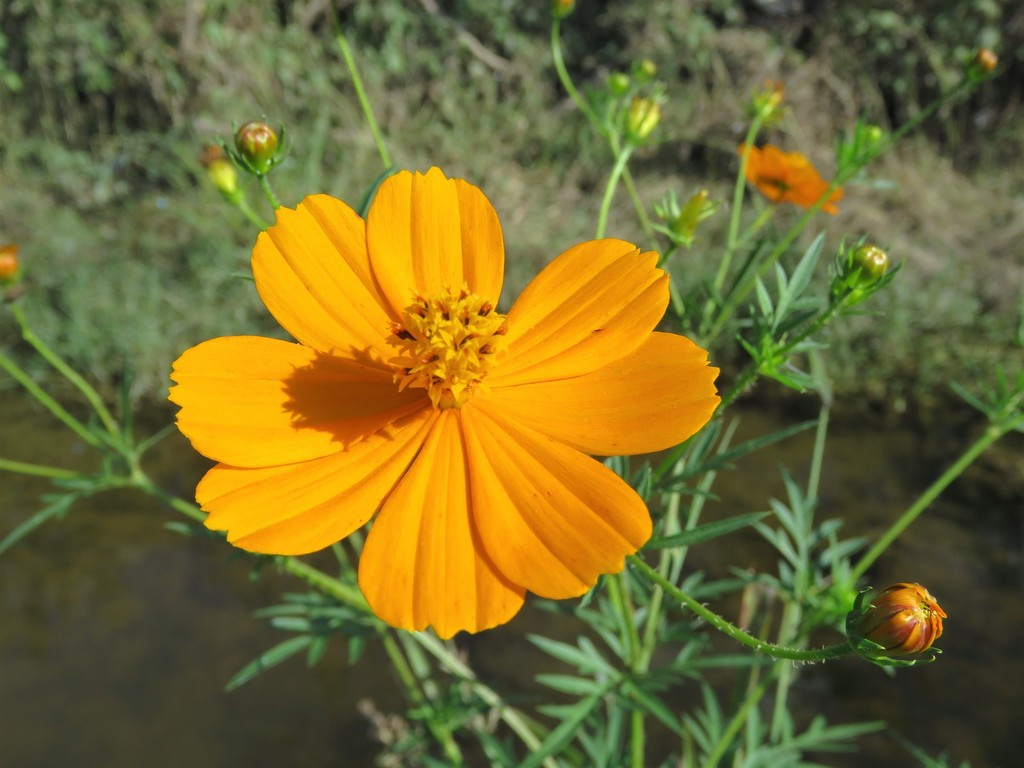
#> input picture assets/reference.jpg, 1024 x 768 px, given in place of calendula.jpg, which was not available
$ python sample_reference_tones.py
#> lines starting #> are read from the running program, lines starting #| are printed output that depends on the picture; after the words box and inside, x2 and y2 are one past the last pixel; in counts of white or black regions, pixels touching at a corner belong together
"""Extract conservative sRGB tonal anchors from manually selected petal ROIs.
These are observed photo colours, not recovered illumination-free albedo.
The original source JPEGs are read only; background and centers are hue-filtered.
"""
from pathlib import Path
import json,numpy as np
from PIL import Image
ROOT=Path(__file__).resolve().parent
regions={
 'calendula':([.04,.03,.95,.93],[.065,.18],.50,.30),
 'california-poppy':([.51,.30,.90,.92],[.075,.18],.50,.30),
 'scarlet-flax':([.13,.07,.69,.85],[.94,.045],.60,.18),
 'kerria':([.13,.04,.89,.96],[.10,.19],.45,.35),
 'long-headed-poppy':([.13,.10,.86,.88],[.005,.095],.40,.25),
 'blanket-flower':([.10,.08,.90,.96],[.93,.045],.50,.20),
 'phlox':([.10,.33,.88,.94],[.76,.96],.07,.40),
 'spiraea':([.03,.04,.94,.96],[0,1],0,.62),
 'blue-flax':([.09,.46,.53,.96],[.55,.76],.18,.32),
 'carnation':([.15,.14,.55,.51],[.74,.95],.10,.40),
 'rockrose':([.05,.02,.79,.92],[.72,.93],.13,.28),
 'cosmos':([.12,.20,.73,.87],[.065,.18],.55,.30),
}
result={}
for slug,(roi,hue,minsat,minval) in regions.items():
 p=ROOT/'assets'/f'{slug}.jpg' if slug!='cosmos' else ROOT.parent/'assets/reference.jpg'
 im=Image.open(p).convert('RGB');a=np.asarray(im)/255.;hsv=np.asarray(im.convert('HSV'))/255.;h,s,v=hsv[:,:,0],hsv[:,:,1],hsv[:,:,2]
#> further down, im is the input picture: PIL image 1024x768 RGB; mean R, G, B 117, 107.3, 47.9
#> after `h, s, v = (hsv[:, :, 0], hsv[:, :, 1], hsv[:, :, 2])`:
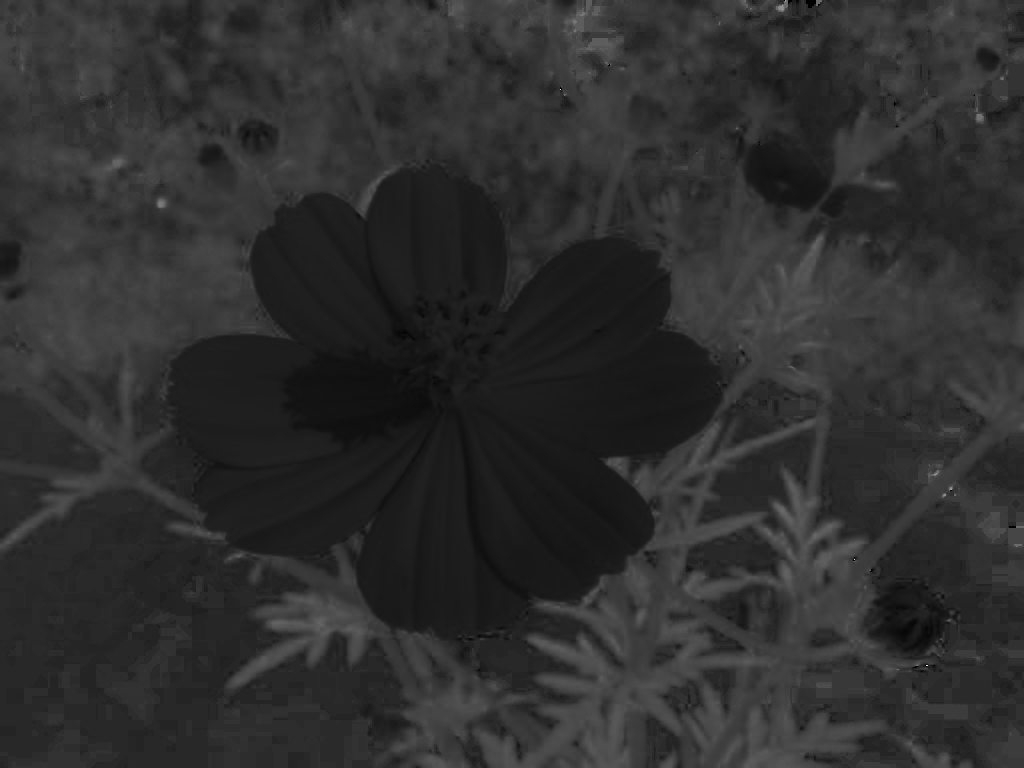
#> h: shape (768, 1024) float64; min 0, max 0.98, mean 0.183
#> after `h, s, v = (hsv[:, :, 0], hsv[:, :, 1], hsv[:, :, 2])`:
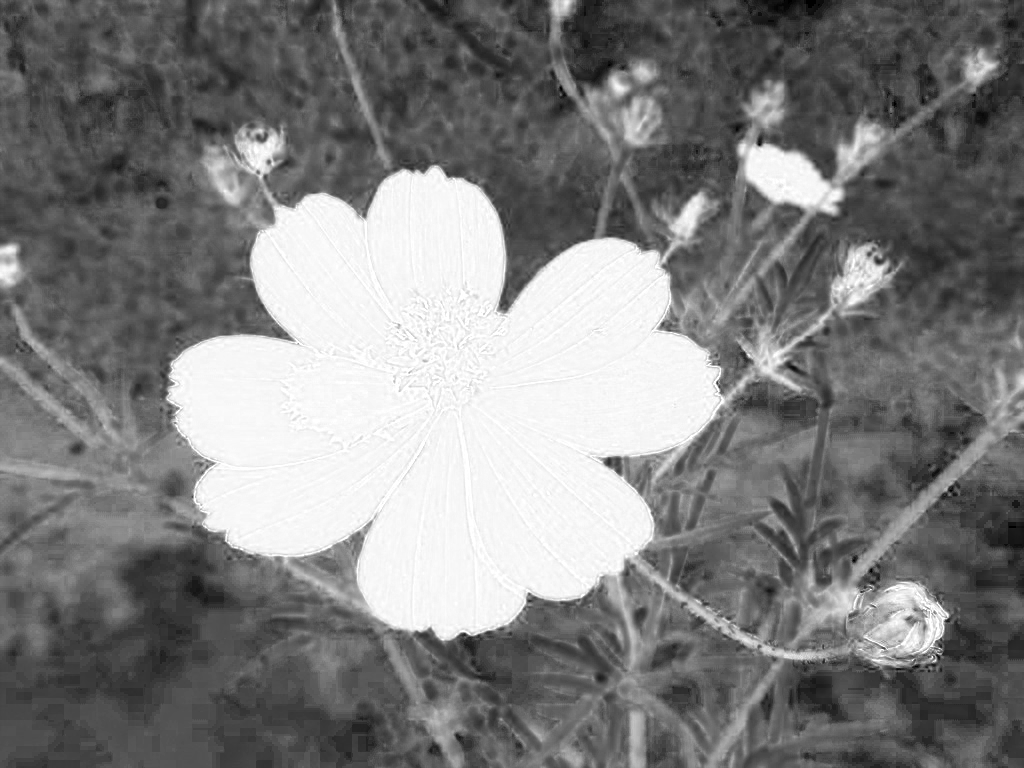
#> s: shape (768, 1024) float64; min 0, max 1, mean 0.497
#> after `h, s, v = (hsv[:, :, 0], hsv[:, :, 1], hsv[:, :, 2])`:
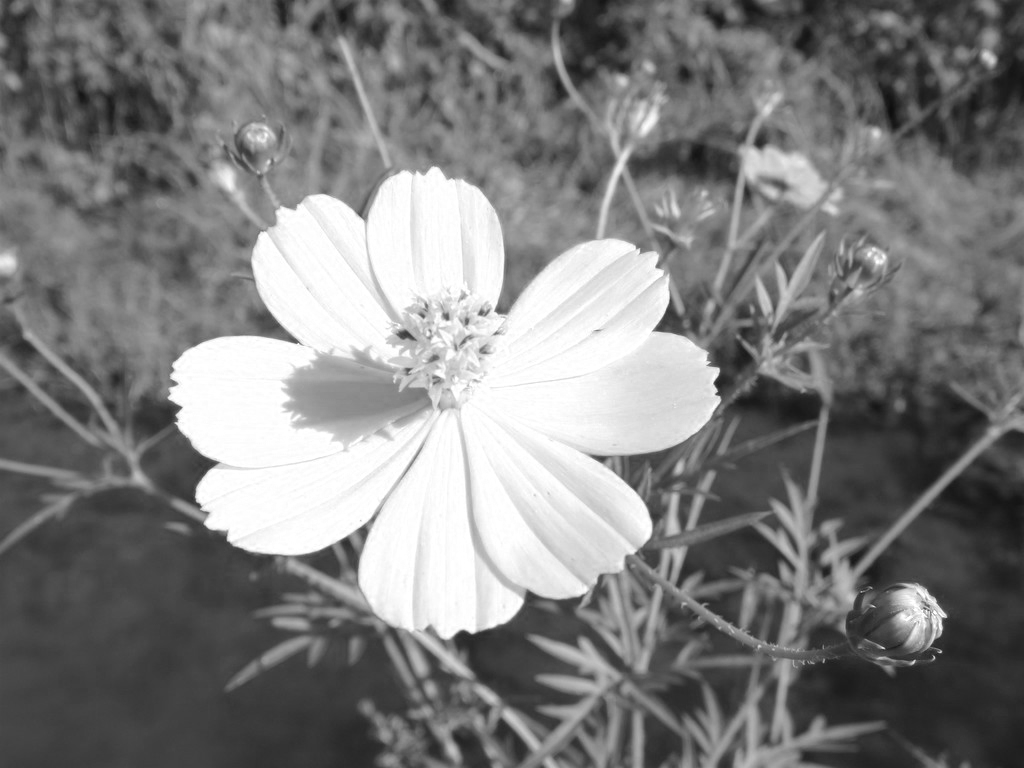
#> v: shape (768, 1024) float64; min 0.051, max 1, mean 0.493
 x0,y0,x1,y1=roi;inside=np.zeros(h.shape,bool);inside[int(y0*im.height):int(y1*im.height),int(x0*im.width):int(x1*im.width)]=True
 hueok=((h>=hue[0])&(h<=hue[1])) if hue[0]<hue[1] else ((h>=hue[0])|(h<=hue[1]))
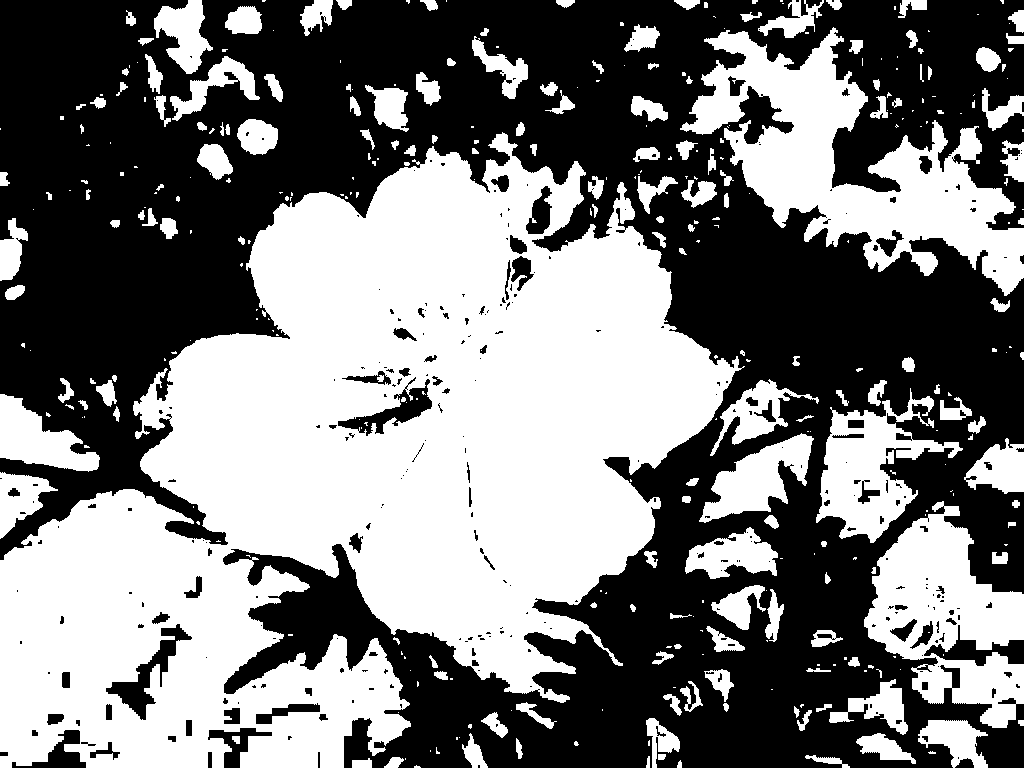
#> hueok: shape (768, 1024) bool; 48.1% white; 361 white regions (191 under 20 px), largest, box (x1, y1, x2, y2) and area: (0, 132, 745, 768) 259059, (680, 27, 1024, 296) 34221, (864, 501, 1024, 728) 18724
 mask=inside&hueok&(s>=minsat)&(v>=minval)
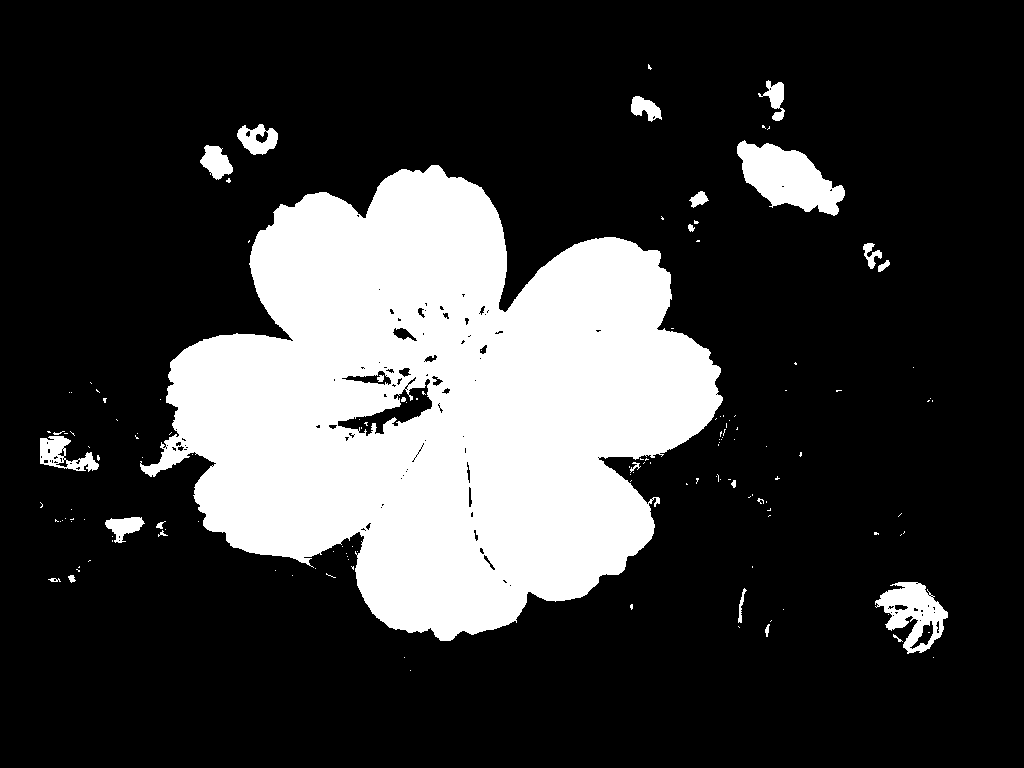
#> mask: shape (768, 1024) bool; 22.9% white; 145 white regions (120 under 20 px), largest, box (x1, y1, x2, y2) and area: (140, 165, 723, 641) 167288, (737, 140, 845, 216) 4644, (875, 582, 948, 654) 2614
 if slug=='spiraea':mask&=s<.20
 pixels=a[mask];assert len(pixels)>100,slug
 lum=pixels@np.array([.2126,.7152,.0722]);q=np.quantile(lum,[.18,.53,.88])
#> after `q = np.quantile(lum, [0.18, 0.53, 0.88])`: q = [0.526, 0.664, 0.735]
 colours=[]
 for value in q:
  band=pixels[np.argsort(abs(lum-value))[:max(40,len(pixels)//12)]];rgb=np.median(band,axis=0)
  colours.append('#'+''.join(f'{round(float(x)*255):02x}' for x in rgb))
#> this loop made 3 passes
#> (value, rgb) on passes 1 to 3: (0.526, [0.851, 0.494, 0.0275]), (0.664, [0.98, 0.635, 0.0275]), (0.735, [0.996, 0.729, 0.0275])
#> after the loop, colours = ['#d97e07', '#faa207', '#feba07']
#> (the run stopped early here; a loop or call above may not have finished)
